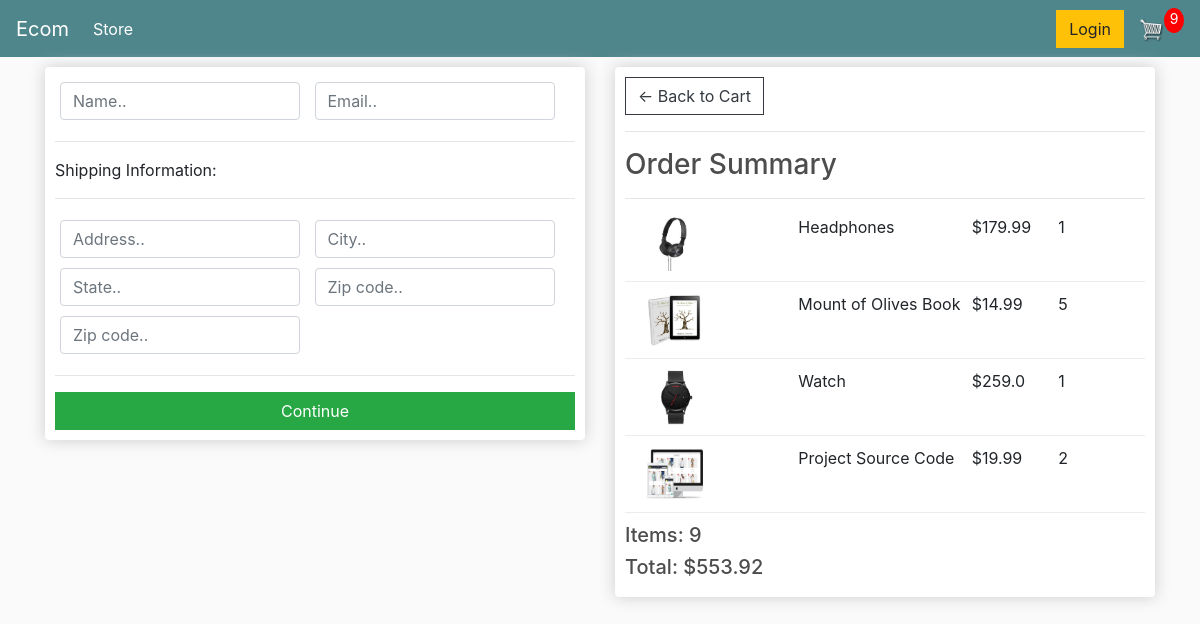
/checkout/ (signed in), run on an earlier commit of the app's database.
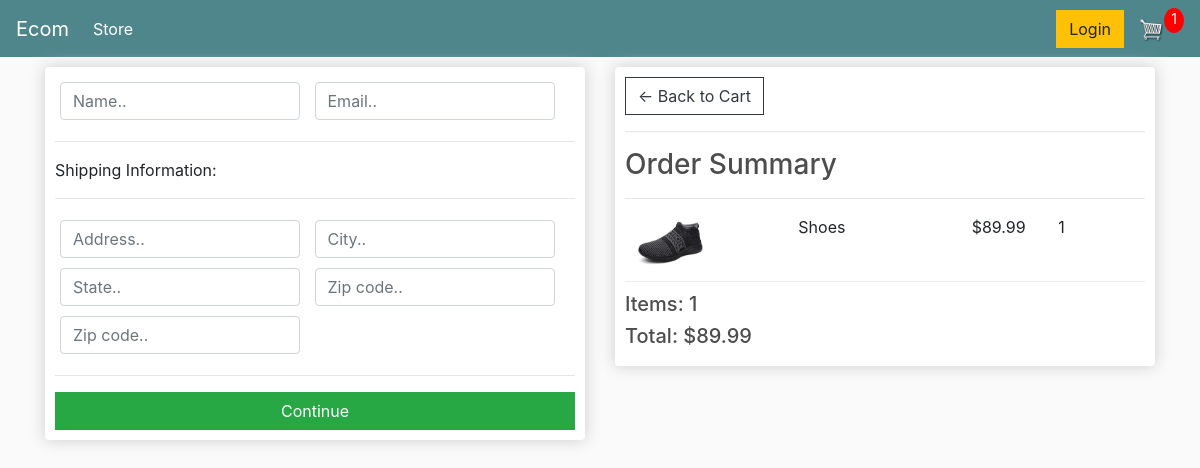
And on a later commit of the database.
### store/models.py (models this page shows, shortened)
class OrderItem(models.Model):
    product = models.ForeignKey(Product, on_delete=models.SET_NULL, blank=True, null= True)
    order = models.ForeignKey(Order, on_delete=models.SET_NULL, blank=True, null= True)
    quantity = models.IntegerField(default=0, null=True, blank=True)
    date_added = models.DateTimeField(auto_now_add=True)
    @property
    def get_total(self):
        total = self.product.price * self.quantity
        return total

class Product(models.Model):
    name = models.CharField(max_length=200, null=True)
    price = models.FloatField()
    digital = models.BooleanField(default=False, null=True, blank=False)
    image = models.ImageField(upload_to='images',null=True, blank=True)
    @property
    def imageURL(self):
        try:
            url = self.image.url
        except:
            url = ''
        return url

class Order(models.Model):
    customer = models.ForeignKey(Customer, on_delete=models.SET_NULL, blank=True, null= True)
    date_orderd = models.DateTimeField(auto_now_add=True)
    complate = models.BooleanField(default=False, null=True, blank=False)
    transaction_id = models.CharField(max_length=200, null= True)
    @property
    def shipping(self):
        shipping =False
        orderitems = self.orderitem_set.all()
        for i in orderitems:
            if i.product.digital==False:
                shipping = True
        return shipping
    @property
    def get_cart_total(self):
        orderitems = self.orderitem_set.all()
        total = sum([item.get_total for item in orderitems])
        return total
    @property
    def get_cart_items(self):
        orderitems = self.orderitem_set.all()
        total = sum([item.quantity for item in orderitems])
        return total

### store/views.py (the view)
# urls.py: path('checkout/', views.checkout, name='checkout'),
def checkout(request):
    if request.user.is_authenticated:
        customer = request.user.customer
        order, created = Order.objects.get_or_create(customer = customer, complate= False)
        items = order.orderitem_set.all()
        cartItems= order.get_cart_items
    else:
        items=[]
        order ={'get_cart_items':0, 'get_cart_total':0, 'shipping':False}
        cartItems= order.get_cart_items['get_cart_total']
    context ={'items':items, 'order':order, 'cartItems':cartItems}
    return render(request,'store/checkout.html',context)

### store/templates/store/checkout.html (shortened to what this page needs)
{% extends "store/main.html" %}
{% load static%}
{% block content %}
<div class="row">
		<div class="col-lg-6">
			<div class="box-element" id="form-wrapper">
				<form id="form">
					<div id="user-info">
						<div class="form-field">
							<input required class="form-control" type="text" name="name" placeholder="Name..">
						</div>
						<div class="form-field">
							<input required class="form-control" type="email" name="email" placeholder="Email..">
						</div>
					</div>
					<div id="shipping-info">
						<hr>
						<p>Shipping Information:</p>
						<hr>
						<div class="form-field">
							<input class="form-control" type="text" name="address" placeholder="Address..">
						</div>
						<div class="form-field">
							<input class="form-control" type="text" name="city" placeholder="City..">
						</div>
						<div class="form-field">
							<input class="form-control" type="text" name="state" placeholder="State..">
						</div>
						<div class="form-field">
							<input class="form-control" type="text" name="zipcode" placeholder="Zip code..">
						</div>
						<div class="form-field">
							<input class="form-control" type="text" name="country" placeholder="Zip code..">
						</div>
					</div>
					<hr>
					<input id="form-button" class="btn btn-success btn-block" type="submit" value="Continue">
				</form>
			</div>
			<br>
		</div>
		<div class="col-lg-6">
			<div class="box-element">
				<a  class="btn btn-outline-dark" href="{% url 'cart' %}">&#x2190; Back to Cart</a>
				<hr>
				<h3>Order Summary</h3>
				<hr>
				{%for item in items %}
				<div class="cart-row">
					<div style="flex:2"><img class="row-image" src="{{item.product.imageURL}}"></div>
					<div style="flex:2"><p>{{item.product.name}}</p></div>
					<div style="flex:1"><p>${{item.product.price}}</p></div>
					<div style="flex:1"><p>{{item.quantity}}</p></div>
				</div>
				{%endfor%}
				<h5>Items:   {{order.get_cart_items}}</h5>
				<h5>Total:   ${{order.get_cart_total|floatformat:2}}</h5>
			</div>
		</div>
	</div>
{% endblock content %}

What changed in the data, as far as the page shows it:
removed OrderItem: product.imageURL (picture), product.name "Headphones", product.price "179.99", quantity "1"
removed OrderItem: product.imageURL (picture), product.name "Mount of Olives Book", product.price "14.99", quantity "5"
removed OrderItem: product.imageURL (picture), product.name "Watch", product.price "259.0", quantity "1"
removed OrderItem: product.imageURL (picture), product.name "Project Source Code", product.price "19.99", quantity "2"
added OrderItem: product.imageURL (picture), product.name "Shoes", product.price "89.99", quantity "1"
computed for Order: get_cart_items "9" → "1"; get_cart_total "553.92" → "89.99"
Also different on the page:
{{ cartItems }}: "9" → "1"
